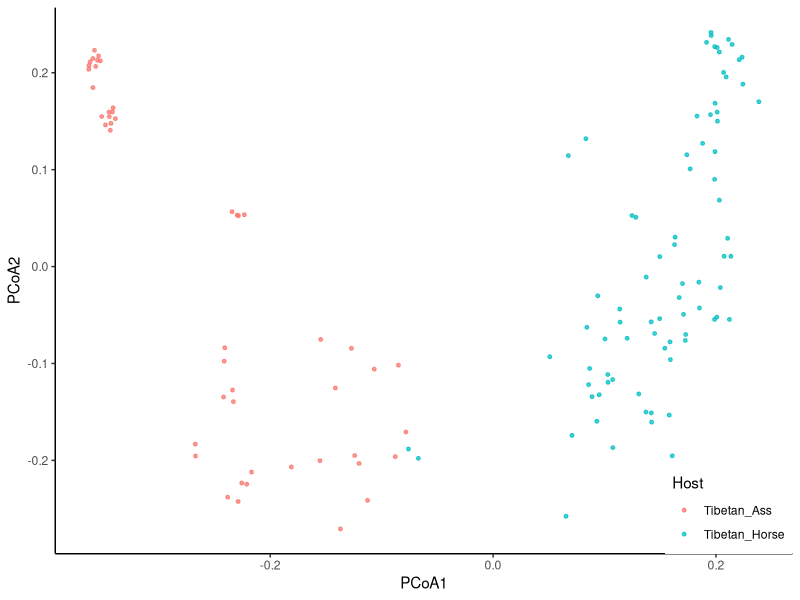
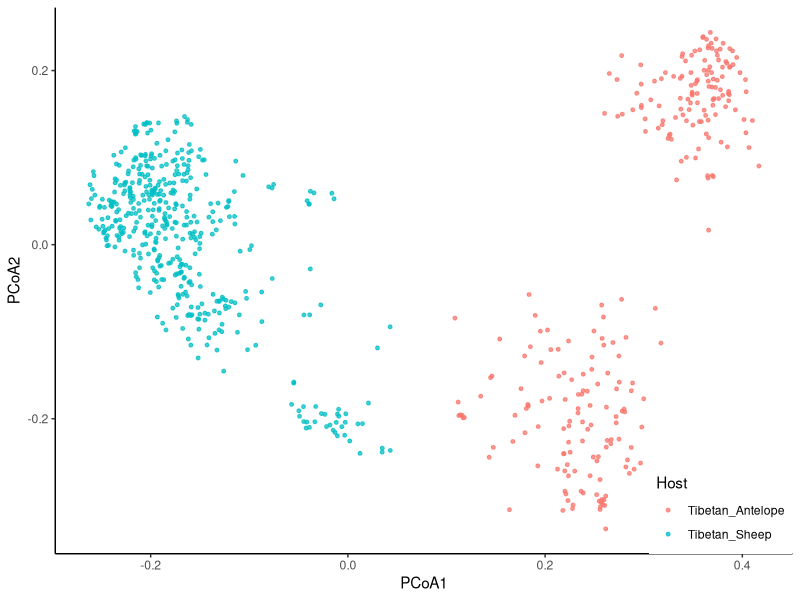
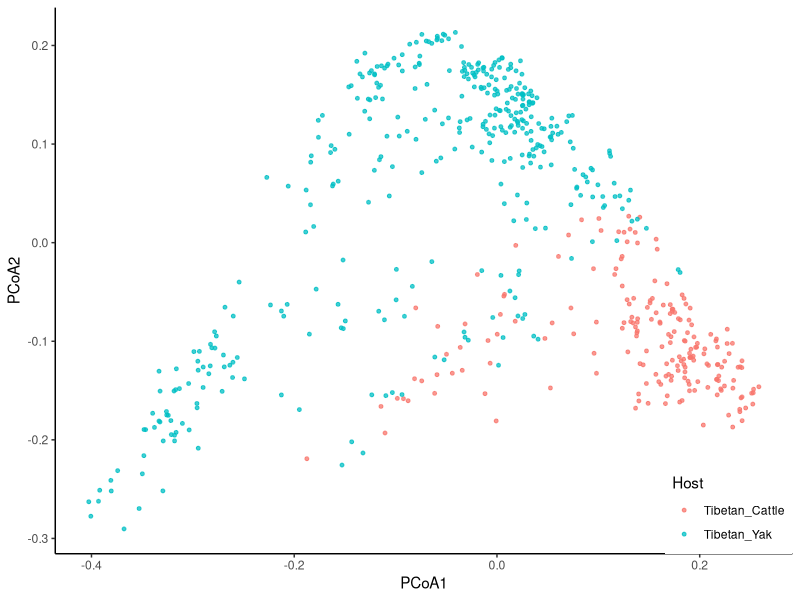

Write R code to recreate these figures, in order.
# Supplementary Fig. 5. The PCoA analysis in three paired hosts.
library(tidyverse)
library(ggpubr)
library(vegan)
library(ade4)

### Ass vs Horse
AH <- read_csv("0.data/pcoa.Ass.Horse.species.csv")

AH.pcoa.p <- ggplot(AH, aes(x = PCoA1, y = PCoA2, color = Host)) +
  geom_point(alpha = 0.75, size = 1) +
  theme_classic() +
  theme(legend.position = c(1, 0), legend.justification = c(1, 0))
ggsave("1.result/figS5A.AH_pcoa.pdf", AH.pcoa.p, width = 5.5, height = 4)

### Sheep vs Antelope
SA <- read_csv("0.data/pcoa.Sheep.Antelope.species.csv")
SA.pcoa.p <- ggplot(SA, aes(x = PCoA1, y = PCoA2, color = Host)) +
  geom_point(alpha = 0.75, size = 1) +
  theme_classic() +
  theme(legend.position = c(1, 0), legend.justification = c(1, 0))
ggsave("1.result/figS5B.SA_pcoa.pdf", SA.pcoa.p, width = 5.5, height = 4)

### Cattle vs Yak
CY <- read_csv("0.data/pcoa.Cattle.Yak.species.csv")
CY.pcoa.p <- ggplot(CY, aes(x = PCoA1, y = PCoA2, color = Host)) +
  geom_point(alpha = 0.75, size = 1) +
  theme_classic() +
  theme(legend.position = c(1, 0), legend.justification = c(1, 0))
ggsave("1.result/figS5C.CY_pcoa.pdf", CY.pcoa.p, width = 5.5, height = 4)
